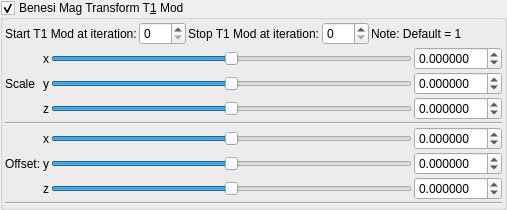
    <widget class="MyGroupBox" name="groupCheck_transf_benesi_T1M_enabled_false">
     <property name="toolTip">
      <string/>
     </property>
     <property name="title">
      <string>Benesi Mag Transform T&amp;1 Mod</string>
     </property>
     <property name="checkable">
      <bool>true</bool>
     </property>
     <layout class="QVBoxLayout" name="verticalLayout_32" stretch="0,0,0">
      <property name="spacing">
       <number>2</number>
      </property>
      <property name="leftMargin">
       <number>2</number>
      </property>
      <property name="topMargin">
       <number>2</number>
      </property>
      <property name="rightMargin">
       <number>2</number>
      </property>
      <property name="bottomMargin">
       <number>2</number>
      </property>
      <item>
       <layout class="QGridLayout" name="gridLayout_68">
        <property name="spacing">
         <number>2</number>
        </property>
        <item row="1" column="5">
         <spacer name="horizontalSpacer_37">
          <property name="orientation">
           <enum>Qt::Horizontal</enum>
          </property>
          <property name="sizeHint" stdset="0">
           <size>
            <width>40</width>
            <height>20</height>
           </size>
          </property>
         </spacer>
        </item>
        <item row="1" column="2">
         <widget class="QLabel" name="label_250">
          <property name="text">
           <string>Stop T1 Mod at iteration:</string>
          </property>
         </widget>
        </item>
        <item row="1" column="3">
         <widget class="MySpinBox" name="spinboxInt_transf_stop_iterationsTM_1">
          <property name="sizePolicy">
           <sizepolicy hsizetype="Minimum" vsizetype="Maximum">
            <horstretch>0</horstretch>
            <verstretch>0</verstretch>
           </sizepolicy>
          </property>
          <property name="maximum">
           <number>250</number>
          </property>
         </widget>
        </item>
        <item row="1" column="1">
         <widget class="MySpinBox" name="spinboxInt_transf_start_iterations_D">
          <property name="sizePolicy">
           <sizepolicy hsizetype="Minimum" vsizetype="Maximum">
            <horstretch>0</horstretch>
            <verstretch>0</verstretch>
           </sizepolicy>
          </property>
          <property name="maximum">
           <number>250</number>
          </property>
         </widget>
        </item>
        <item row="1" column="0">
         <widget class="QLabel" name="label_251">
          <property name="text">
           <string>Start T1 Mod at iteration:</string>
          </property>
         </widget>
        </item>
        <item row="1" column="4">
         <widget class="QLabel" name="label_141">
          <property name="text">
           <string>Note: Default = 1</string>
          </property>
         </widget>
        </item>
       </layout>
      </item>
      <item>
       <layout class="QGridLayout" name="gridLayout_69">
        <property name="spacing">
         <number>2</number>
        </property>
        <item row="6" column="1">
         <widget class="QLabel" name="label_134">
          <property name="sizePolicy">
           <sizepolicy hsizetype="Preferred" vsizetype="Preferred">
            <horstretch>0</horstretch>
            <verstretch>0</verstretch>
           </sizepolicy>
          </property>
          <property name="text">
           <string notr="true">z</string>
          </property>
          <property name="alignment">
           <set>Qt::AlignRight|Qt::AlignTrailing|Qt::AlignVCenter</set>
          </property>
         </widget>
        </item>
        <item row="5" column="3">
         <widget class="MyDoubleSpinBox" name="spinbox3_transf_addition_constant_111_y">
          <property name="sizePolicy">
           <sizepolicy hsizetype="Minimum" vsizetype="Maximum">
            <horstretch>0</horstretch>
            <verstretch>0</verstretch>
           </sizepolicy>
          </property>
          <property name="prefix">
           <string/>
          </property>
          <property name="suffix">
           <string/>
          </property>
          <property name="decimals">
           <number>6</number>
          </property>
          <property name="minimum">
           <double>-99.989999999999995</double>
          </property>
          <property name="maximum">
           <double>99.989999999999995</double>
          </property>
          <property name="singleStep">
           <double>0.100000000000000</double>
          </property>
         </widget>
        </item>
        <item row="4" column="3">
         <widget class="MyDoubleSpinBox" name="spinbox3_transf_addition_constant_111_x">
          <property name="sizePolicy">
           <sizepolicy hsizetype="Minimum" vsizetype="Maximum">
            <horstretch>0</horstretch>
            <verstretch>0</verstretch>
           </sizepolicy>
          </property>
          <property name="prefix">
           <string/>
          </property>
          <property name="suffix">
           <string/>
          </property>
          <property name="decimals">
           <number>6</number>
          </property>
          <property name="minimum">
           <double>-99.989999999999995</double>
          </property>
          <property name="maximum">
           <double>99.989999999999995</double>
          </property>
          <property name="singleStep">
           <double>0.100000000000000</double>
          </property>
         </widget>
        </item>
        <item row="5" column="2">
         <widget class="QSlider" name="slider3_transf_addition_constant_111_y">
          <property name="sizePolicy">
           <sizepolicy hsizetype="Expanding" vsizetype="Maximum">
            <horstretch>0</horstretch>
            <verstretch>0</verstretch>
           </sizepolicy>
          </property>
          <property name="minimum">
           <number>-5000000</number>
          </property>
          <property name="maximum">
           <number>5000000</number>
          </property>
          <property name="singleStep">
           <number>1</number>
          </property>
          <property name="orientation">
           <enum>Qt::Horizontal</enum>
          </property>
         </widget>
        </item>
        <item row="6" column="3">
         <widget class="MyDoubleSpinBox" name="spinbox3_transf_addition_constant_111_z">
          <property name="sizePolicy">
           <sizepolicy hsizetype="Minimum" vsizetype="Maximum">
            <horstretch>0</horstretch>
            <verstretch>0</verstretch>
           </sizepolicy>
          </property>
          <property name="prefix">
           <string/>
          </property>
          <property name="suffix">
           <string/>
          </property>
          <property name="decimals">
           <number>6</number>
          </property>
          <property name="minimum">
           <double>-99.989999999999995</double>
          </property>
          <property name="maximum">
           <double>99.989999999999995</double>
          </property>
          <property name="singleStep">
           <double>0.100000000000000</double>
          </property>
         </widget>
        </item>
        <item row="2" column="3">
         <widget class="MyDoubleSpinBox" name="spinbox3_transf_scale3D_333_z">
          <property name="sizePolicy">
           <sizepolicy hsizetype="Minimum" vsizetype="Maximum">
            <horstretch>0</horstretch>
            <verstretch>0</verstretch>
           </sizepolicy>
          </property>
          <property name="prefix">
           <string/>
          </property>
          <property name="suffix">
           <string/>
          </property>
          <property name="decimals">
           <number>6</number>
          </property>
          <property name="minimum">
           <double>-99.989999999999995</double>
          </property>
          <property name="maximum">
           <double>99.989999999999995</double>
          </property>
          <property name="singleStep">
           <double>0.100000000000000</double>
          </property>
         </widget>
        </item>
        <item row="2" column="2">
         <widget class="QSlider" name="slider3_transf_scale3D_333_z">
          <property name="sizePolicy">
           <sizepolicy hsizetype="Expanding" vsizetype="Maximum">
            <horstretch>0</horstretch>
            <verstretch>0</verstretch>
           </sizepolicy>
          </property>
          <property name="minimum">
           <number>-5000000</number>
          </property>
          <property name="maximum">
           <number>5000000</number>
          </property>
          <property name="singleStep">
           <number>1</number>
          </property>
          <property name="orientation">
           <enum>Qt::Horizontal</enum>
          </property>
         </widget>
        </item>
        <item row="4" column="2">
         <widget class="QSlider" name="slider3_transf_addition_constant_111_x">
          <property name="sizePolicy">
           <sizepolicy hsizetype="Preferred" vsizetype="Preferred">
            <horstretch>0</horstretch>
            <verstretch>0</verstretch>
           </sizepolicy>
          </property>
          <property name="minimum">
           <number>-5000000</number>
          </property>
          <property name="maximum">
           <number>5000000</number>
          </property>
          <property name="singleStep">
           <number>1</number>
          </property>
          <property name="orientation">
           <enum>Qt::Horizontal</enum>
          </property>
         </widget>
        </item>
        <item row="6" column="2">
         <widget class="QSlider" name="slider3_transf_addition_constant_111_z">
          <property name="sizePolicy">
           <sizepolicy hsizetype="Expanding" vsizetype="Maximum">
            <horstretch>0</horstretch>
            <verstretch>0</verstretch>
           </sizepolicy>
          </property>
          <property name="minimum">
           <number>-5000000</number>
          </property>
          <property name="maximum">
           <number>5000000</number>
          </property>
          <property name="singleStep">
           <number>1</number>
          </property>
          <property name="orientation">
           <enum>Qt::Horizontal</enum>
          </property>
         </widget>
        </item>
        <item row="5" column="0">
         <widget class="QLabel" name="label_260">
          <property name="text">
           <string>Offset:</string>
          </property>
         </widget>
        </item>
        <item row="4" column="1">
         <widget class="QLabel" name="label_135">
          <property name="sizePolicy">
           <sizepolicy hsizetype="Preferred" vsizetype="Preferred">
            <horstretch>0</horstretch>
            <verstretch>0</verstretch>
           </sizepolicy>
          </property>
          <property name="text">
           <string notr="true">x</string>
          </property>
          <property name="alignment">
           <set>Qt::AlignRight|Qt::AlignTrailing|Qt::AlignVCenter</set>
          </property>
         </widget>
        </item>
        <item row="5" column="1">
         <widget class="QLabel" name="label_136">
          <property name="sizePolicy">
           <sizepolicy hsizetype="Preferred" vsizetype="Preferred">
            <horstretch>0</horstretch>
            <verstretch>0</verstretch>
           </sizepolicy>
          </property>
          <property name="text">
           <string notr="true">y</string>
          </property>
          <property name="alignment">
           <set>Qt::AlignRight|Qt::AlignTrailing|Qt::AlignVCenter</set>
          </property>
         </widget>
        </item>
        <item row="1" column="0">
         <widget class="QLabel" name="label_261">
          <property name="text">
           <string>Scale</string>
          </property>
         </widget>
        </item>
        <item row="0" column="1">
         <widget class="QLabel" name="label_137">
          <property name="sizePolicy">
           <sizepolicy hsizetype="Preferred" vsizetype="Preferred">
            <horstretch>0</horstretch>
            <verstretch>0</verstretch>
           </sizepolicy>
          </property>
          <property name="text">
           <string notr="true">x</string>
          </property>
          <property name="alignment">
           <set>Qt::AlignRight|Qt::AlignTrailing|Qt::AlignVCenter</set>
          </property>
         </widget>
        </item>
        <item row="1" column="1">
         <widget class="QLabel" name="label_138">
          <property name="sizePolicy">
           <sizepolicy hsizetype="Preferred" vsizetype="Preferred">
            <horstretch>0</horstretch>
            <verstretch>0</verstretch>
           </sizepolicy>
          </property>
          <property name="text">
           <string notr="true">y</string>
          </property>
          <property name="alignment">
           <set>Qt::AlignRight|Qt::AlignTrailing|Qt::AlignVCenter</set>
          </property>
         </widget>
        </item>
        <item row="2" column="1">
         <widget class="QLabel" name="label_139">
          <property name="sizePolicy">
           <sizepolicy hsizetype="Preferred" vsizetype="Preferred">
            <horstretch>0</horstretch>
            <verstretch>0</verstretch>
           </sizepolicy>
          </property>
          <property name="text">
           <string notr="true">z</string>
          </property>
          <property name="alignment">
           <set>Qt::AlignRight|Qt::AlignTrailing|Qt::AlignVCenter</set>
          </property>
         </widget>
        </item>
        <item row="0" column="2">
         <widget class="QSlider" name="slider3_transf_scale3D_333_x">
          <property name="sizePolicy">
           <sizepolicy hsizetype="Preferred" vsizetype="Preferred">
            <horstretch>0</horstretch>
            <verstretch>0</verstretch>
           </sizepolicy>
          </property>
          <property name="minimum">
           <number>-5000000</number>
          </property>
          <property name="maximum">
           <number>5000000</number>
          </property>
          <property name="singleStep">
           <number>1</number>
          </property>
          <property name="orientation">
           <enum>Qt::Horizontal</enum>
          </property>
         </widget>
        </item>
        <item row="0" column="3">
         <widget class="MyDoubleSpinBox" name="spinbox3_transf_scale3D_333_x">
          <property name="sizePolicy">
           <sizepolicy hsizetype="Minimum" vsizetype="Maximum">
            <horstretch>0</horstretch>
            <verstretch>0</verstretch>
           </sizepolicy>
          </property>
          <property name="prefix">
           <string/>
          </property>
          <property name="suffix">
           <string/>
          </property>
          <property name="decimals">
           <number>6</number>
          </property>
          <property name="minimum">
           <double>-99.989999999999995</double>
          </property>
          <property name="maximum">
           <double>99.989999999999995</double>
          </property>
          <property name="singleStep">
           <double>0.100000000000000</double>
          </property>
         </widget>
        </item>
        <item row="1" column="3">
         <widget class="MyDoubleSpinBox" name="spinbox3_transf_scale3D_333_y">
          <property name="sizePolicy">
           <sizepolicy hsizetype="Minimum" vsizetype="Maximum">
            <horstretch>0</horstretch>
            <verstretch>0</verstretch>
           </sizepolicy>
          </property>
          <property name="prefix">
           <string/>
          </property>
          <property name="suffix">
           <string/>
          </property>
          <property name="decimals">
           <number>6</number>
          </property>
          <property name="minimum">
           <double>-99.989999999999995</double>
          </property>
          <property name="maximum">
           <double>99.989999999999995</double>
          </property>
          <property name="singleStep">
           <double>0.100000000000000</double>
          </property>
         </widget>
        </item>
        <item row="3" column="0" colspan="4">
         <widget class="Line" name="line_54">
          <property name="orientation">
           <enum>Qt::Horizontal</enum>
          </property>
         </widget>
        </item>
        <item row="1" column="2">
         <widget class="QSlider" name="slider3_transf_scale3D_333_y">
          <property name="sizePolicy">
           <sizepolicy hsizetype="Expanding" vsizetype="Maximum">
            <horstretch>0</horstretch>
            <verstretch>0</verstretch>
           </sizepolicy>
          </property>
          <property name="minimum">
           <number>-5000000</number>
          </property>
          <property name="maximum">
           <number>5000000</number>
          </property>
          <property name="singleStep">
           <number>1</number>
          </property>
          <property name="orientation">
           <enum>Qt::Horizontal</enum>
          </property>
         </widget>
        </item>
       </layout>
      </item>
      <item>
       <widget class="Line" name="line_61">
        <property name="orientation">
         <enum>Qt::Horizontal</enum>
        </property>
       </widget>
      </item>
     </layout>
    </widget>
